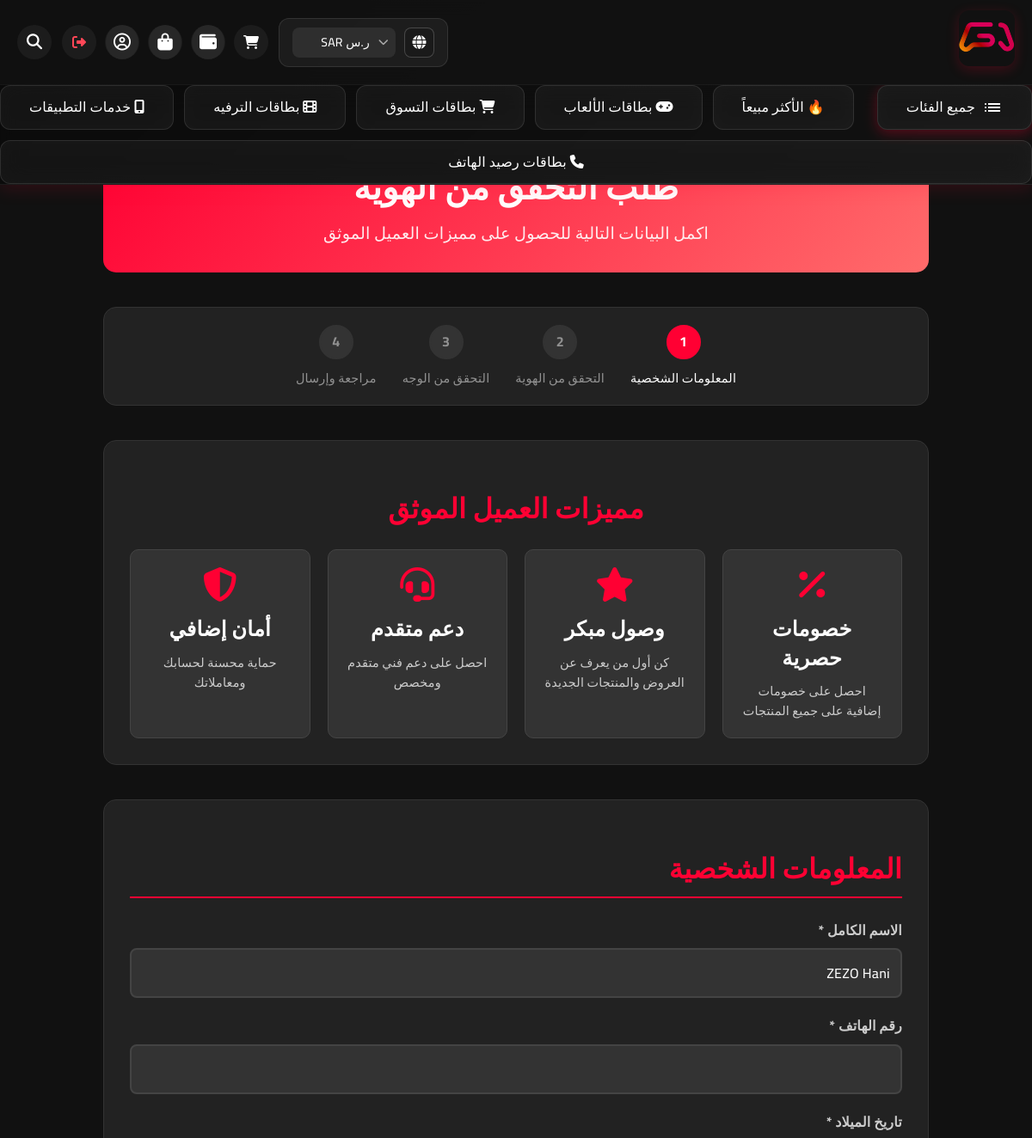
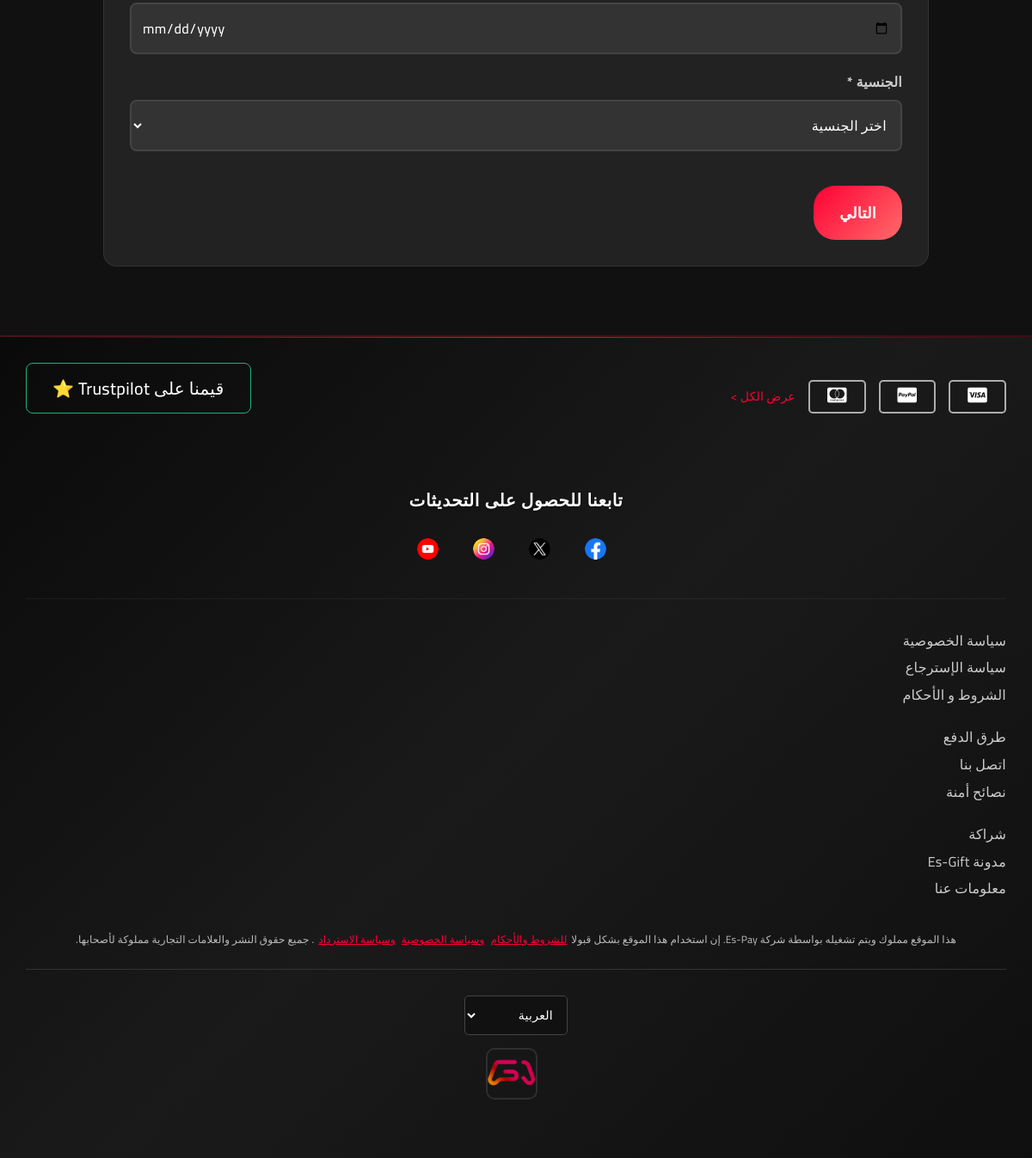
Screenshot of /kyc-upgrade (signed in) with the database file from the repository (2 pictures, top to bottom).
### models.py (models this page shows, shortened)
class Category(db.Model):
    id = db.Column(db.Integer, primary_key=True)
    name = db.Column(db.String(100), nullable=False)
    name_en = db.Column(db.String(100))  # الاسم بالإنجليزية
    description = db.Column(db.Text)
    icon_class = db.Column(db.String(100))  # أيقونة FontAwesome
    image_url = db.Column(db.String(500))
    show_in_header = db.Column(db.Boolean, default=True)  # إظهار في الهيدر
    show_in_footer = db.Column(db.Boolean, default=True)  # إظهار في الفوتر
    is_active = db.Column(db.Boolean, default=True)
    display_order = db.Column(db.Integer, default=0)
    created_at = db.Column(db.DateTime, default=datetime.utcnow)
    subcategories = db.relationship('Subcategory', backref='parent_category', lazy=True, cascade='all, delete-orphan')

class User(UserMixin, db.Model):
    id = db.Column(db.Integer, primary_key=True)
    username = db.Column(db.String(80), unique=True, nullable=True)  # اسم المستخدم
    email = db.Column(db.String(120), unique=True, nullable=False)
    password_hash = db.Column(db.String(120), nullable=False)
    full_name = db.Column(db.String(100))
    phone = db.Column(db.String(20))
    birth_date = db.Column(db.Date)
    nationality = db.Column(db.String(50))
    customer_type = db.Column(db.String(20), default='regular')  # regular, kyc, reseller
    kyc_status = db.Column(db.String(20), default='none')  # none, pending, approved, rejected
    google_id = db.Column(db.String(100), unique=True, nullable=True)  # Google ID
    profile_picture = db.Column(db.String(300))  # صورة البروفايل من Google
    is_verified = db.Column(db.Boolean, default=False)  # تم التحقق من الإيميل
    email_verification_token = db.Column(db.String(100), nullable=True)  # رمز التحقق من الإيميل
    email_verification_sent_at = db.Column(db.DateTime, nullable=True)  # وقت إرسال رمز التحقق
    document_type = db.Column(db.String(50))  # national_id, passport, driver_license
    id_front_image = db.Column(db.String(200))
    id_back_image = db.Column(db.String(200))
    selfie_image = db.Column(db.String(200))
    passport_image = db.Column(db.String(200))
    driver_license_image = db.Column(db.String(200))
    face_photo_front = db.Column(db.String(200))
    face_photo_right = db.Column(db.String(200))
    face_photo_left = db.Column(db.String(200))
    is_admin = db.Column(db.Boolean, default=False)
    last_login = db.Column(db.DateTime)
    created_at = db.Column(db.DateTime, default=datetime.utcnow)
    preferred_currency = db.Column(db.String(3), default='USD')  # العملة المفضلة للمحفظة
    orders = db.relationship('Order', backref='user', lazy=True)

### routes.py (the view, shortened to what this page needs)
@main.route('/kyc-upgrade', methods=['GET', 'POST'])
@login_required
def kyc_upgrade():
    return render_template('kyc_upgrade.html')

### templates/kyc_upgrade.html (shortened to what this page needs)
{% extends "base.html" %}
{% block content %}
<div class="kyc-container">
    <div class="kyc-header">
        <h1>طلب التحقق من الهوية</h1>
        <p>اكمل البيانات التالية للحصول على مميزات العميل الموثق</p>
    </div>
    <div class="progress-indicator">
        <div class="step active" data-step="1">
            <div class="step-number">1</div>
            <div class="step-label">المعلومات الشخصية</div>
        </div>
        <div class="step" data-step="2">
            <div class="step-number">2</div>
            <div class="step-label">التحقق من الهوية</div>
        </div>
        <div class="step" data-step="3">
            <div class="step-number">3</div>
            <div class="step-label">التحقق من الوجه</div>
        </div>
        <div class="step" data-step="4">
            <div class="step-number">4</div>
            <div class="step-label">مراجعة وإرسال</div>
        </div>
    </div>
    <div class="kyc-benefits">
        <h2>مميزات العميل الموثق</h2>
        <div class="benefits-grid">
            <div class="benefit-item">
                <i class="fa-solid fa-percentage"></i>
                <h3>خصومات حصرية</h3>
                <p>احصل على خصومات إضافية على جميع المنتجات</p>
            </div>
            <div class="benefit-item">
                <i class="fa-solid fa-star"></i>
                <h3>وصول مبكر</h3>
                <p>كن أول من يعرف عن العروض والمنتجات الجديدة</p>
            </div>
            <div class="benefit-item">
                <i class="fa-solid fa-headset"></i>
                <h3>دعم متقدم</h3>
                <p>احصل على دعم فني متقدم ومخصص</p>
            </div>
            <div class="benefit-item">
                <i class="fa-solid fa-shield-alt"></i>
                <h3>أمان إضافي</h3>
                <p>حماية محسنة لحسابك ومعاملاتك</p>
            </div>
        </div>
    </div>
    <div class="kyc-step active" id="step1">
        <div class="kyc-form">
            <h2>المعلومات الشخصية</h2>
            <div class="form-group">
                <label for="full_name">الاسم الكامل *</label>
                <input type="text" id="full_name" name="full_name"
                       value="{{ current_user.full_name or '' }}" required>
            </div>
            <div class="form-group">
                <label for="phone">رقم الهاتف *</label>
                <input type="tel" id="phone" name="phone"
                       value="{{ current_user.phone or '' }}" required>
            </div>
            <div class="form-group">
                <label for="birth_date">تاريخ الميلاد *</label>
                <input type="date" id="birth_date" name="birth_date"
                       value="{{ current_user.birth_date or '' }}" required>
            </div>
            <div class="form-group">
                <label for="nationality">الجنسية *</label>
                <select id="nationality" name="nationality" required>
                    <option value="">اختر الجنسية</option>
                </select>
            </div>
            <div class="step-actions">
                <button type="button" class="btn-next" onclick="nextStep(1)">التالي</button>
            </div>
        </div>
    </div>
</div>
{% endblock %}

### templates/base.html (shortened to what this page needs)
<!DOCTYPE html>
<html lang="ar" dir="rtl">
<head>
    <link rel="stylesheet" href="{{ url_for('static', filename='css/style.css') }}">
    <link rel="stylesheet" href="{{ url_for('static', filename='css/design-system.css') }}">
    <link rel="stylesheet" href="{{ url_for('static', filename='css/header-footer-enhanced.css') }}">
    <link rel="stylesheet" href="{{ url_for('static', filename='css/tawk-simple.css') }}">
    <link rel="stylesheet" href="{{ url_for('static', filename='css/tawk-chat-only.css') }}">
    <link rel="stylesheet" href="https://cdnjs.cloudflare.com/ajax/libs/font-awesome/6.5.0/css/all.min.css">
    <link rel="stylesheet" href="https://cdn.jsdelivr.net/npm/swiper@11/swiper-bundle.min.css">
</head>
<body>
    <header class="header">
        <div class="top-bar">
            <div class="header-left">
                <div class="logo">
                    <a href="{{ url_for('main.index') }}">
                        <img src="{{ url_for('static', filename='images/logo.jpg') }}" alt="Es-Gift" class="logo-image">
                    </a>
                </div>
            </div>
            <div class="header-right">
                <div class="lang-currency">
                    <div class="global-container">
                        <i class="fa-solid fa-globe"></i>
                    </div>
                    <div class="currency-selector-wrapper">
                        <select id="currency-selector" onchange="changeCurrency(this.value)">
                            {% if currencies %}
                                {% for currency in currencies %}
                                    <option value="{{ currency.code }}"
                                            {% if session.get('currency') == currency.code or (not session.get('currency') and currency.code == 'SAR') %}selected{% endif %}>
                                        {{ currency.symbol }} {{ currency.code }}
                                    </option>
                                {% endfor %}
                            {% endif %}
                        </select>
                        <i class="fa-solid fa-chevron-down currency-arrow"></i>
                    </div>
                </div>
                <div class="user-actions">
                    {% if current_user.is_authenticated %}
                        <a href="{{ url_for('main.cart') }}" class="cart-btn">
                            <i class="fa-solid fa-cart-shopping"></i>
                        </a>
                        <a href="{{ url_for('wallet.wallet_dashboard') }}" class="cart-btn" title="المحفظة">
                            <i class="fa-solid fa-wallet menu-btn"></i>
                        </a>
                        <a href="{{ url_for('main.my_orders') }}" class="cart-btn" title="طلباتي">
                            <i class="fa-solid fa-shopping-bag menu-btn"></i>
                        </a>
                        <a href="{{ url_for('main.profile') }}" class="cart-btn" title="الملف الشخصي">
                            <i class="fa-regular fa-circle-user menu-btn"></i>
                        </a>
                        <a href="{{ url_for('main.logout') }}" class="logout-btn" title="تسجيل الخروج" onclick="return confirm('هل أنت متأكد من تسجيل الخروج؟')">
                            <i class="fa-solid fa-sign-out-alt"></i>
                        </a>
                    {% endif %}
                </div>
                <div class="search-icon" id="searchToggle" title="البحث">
                    <i class="fa-solid fa-magnifying-glass"></i>
                </div>
            </div>
        </div>
        <nav class="nav-bar">
            <div class="nav-links">
                <a class="menu" href="{{ url_for('main.all_categories') }}">
                    <span>جميع الفئات</span>
                </a>
                <a href="#">🔥 الأكثر مبيعاً</a>
                {% for category in main_categories %}
                    <a href="{{ url_for('main.category_products', category_id=category.id, slug=category.name|create_slug) }}">
                        {% if category.icon_class %}
                            <i class="{{ category.icon_class }}"></i>
                        {% endif %}
                        {{ category.name }}
                    </a>
                {% endfor %}
            </div>
        </nav>
    </header
    >
    <main>
        {% block content %}{% endblock %}
    </main>
    <footer class="footer">
        <div class="footer-first-row">
            <div class="payment-icons">
                <div class="payment-icon-item">
                    <i class="fa-brands fa-cc-visa"></i>
                </div>
                <div class="payment-icon-item">
                    <i class="fa-brands fa-cc-paypal"></i>
                </div>
                <div class="payment-icon-item">
                    <i class="fa-brands fa-cc-mastercard"></i>
                </div>
                <p class="show-all">عرض الكل ></p>
            </div>
            <div class="trustpilot">
                <button class="trustpilot-btn">قيمنا على Trustpilot ⭐</button>
            </div>
        </div>
        <div class="social-section">
            <h4>تابعنا للحصول على التحديثات</h4>
            <div class="social-icons">
                <img src="{{ url_for('static', filename='images/facebook.png') }}" alt="Facebook">
                <img src="{{ url_for('static', filename='images/twitter.png') }}" alt="Twitter">
                <img src="{{ url_for('static', filename='images/instagram.png') }}" alt="Instagram">
                <img src="{{ url_for('static', filename='images/youtube.png') }}" alt="YouTube">
            </div>
        </div>
        <div class="footer-links">
            <div>
                <a href="{{ url_for('main.privacy_policy') }}" style="cursor: pointer; color: #ccc; text-decoration: none;">
                    <p>سياسة الخصوصية</p>
                </a>
                <p>سياسة الإسترجاع</p>
                <a href="{{ url_for('main.terms_of_service') }}" style="cursor: pointer; color: #ccc; text-decoration: none;">
                    <p>الشروط و الأحكام</p>
                </a>
            </div>
            <div>
                <p>طرق الدفع</p>
                <a href="{{ url_for('main.contact_us') }}" style="cursor: pointer; color: #ccc; text-decoration: none;">
                    <p>اتصل بنا</p>
                </a>
                <p>نصائح أمنة</p>
            </div>
            <div>
                <p>شراكة</p>
                <a href="{{ url_for('main.all_articles') }}" style="cursor: pointer; color: #ccc; text-decoration: none;">
                    <p>مدونة Es-Gift</p>
                </a>
                <a href="{{ url_for('main.about_us') }}" style="cursor: pointer; color: #ccc; text-decoration: none;">
                    <p>معلومات عنا</p>
                </a>
            </div>
        </div>
        <div class="bottom-text">
            <p>
                هذا الموقع مملوك ويتم تشغيله بواسطة شركة Es-Pay. إن استخدام هذا الموقع بشكل قبولا
                <span style="cursor: pointer; color: #ff0033; text-decoration: underline; margin: 0 2px;">للشروط والأحكام</span>
                <span style="cursor: pointer; color: #ff0033; text-decoration: underline; margin: 0 2px;">وسياسة الخصوصية</span>
                <span style="cursor: pointer; color: #ff0033; text-decoration: underline; margin: 0 2px;">وسياسة الاسترداد</span>
                . جميع حقوق النشر والعلامات التجارية مملوكة لأصحابها.
            </p>
        </div>
        <div class="footer-bottom">
            <div class="languages">
                <select>
                    <option>العربية</option>
                </select>
            </div>
            <div class="certificates">
                <img src="{{ url_for('static', filename='images/logo.jpg') }}" alt="Certificate">
            </div>
        </div>
    </footer>
</body>
</html>

### rows the page displays
Category: name "بطاقات الألعاب"
Category: name "بطاقات التسوق"
Category: name "بطاقات الترفيه"
Category: name "خدمات التطبيقات"
Category: name "بطاقات رصيد الهاتف"
User: full_name "ZEZO Hani"

### other values shown
form field value "ر.س SAR"
